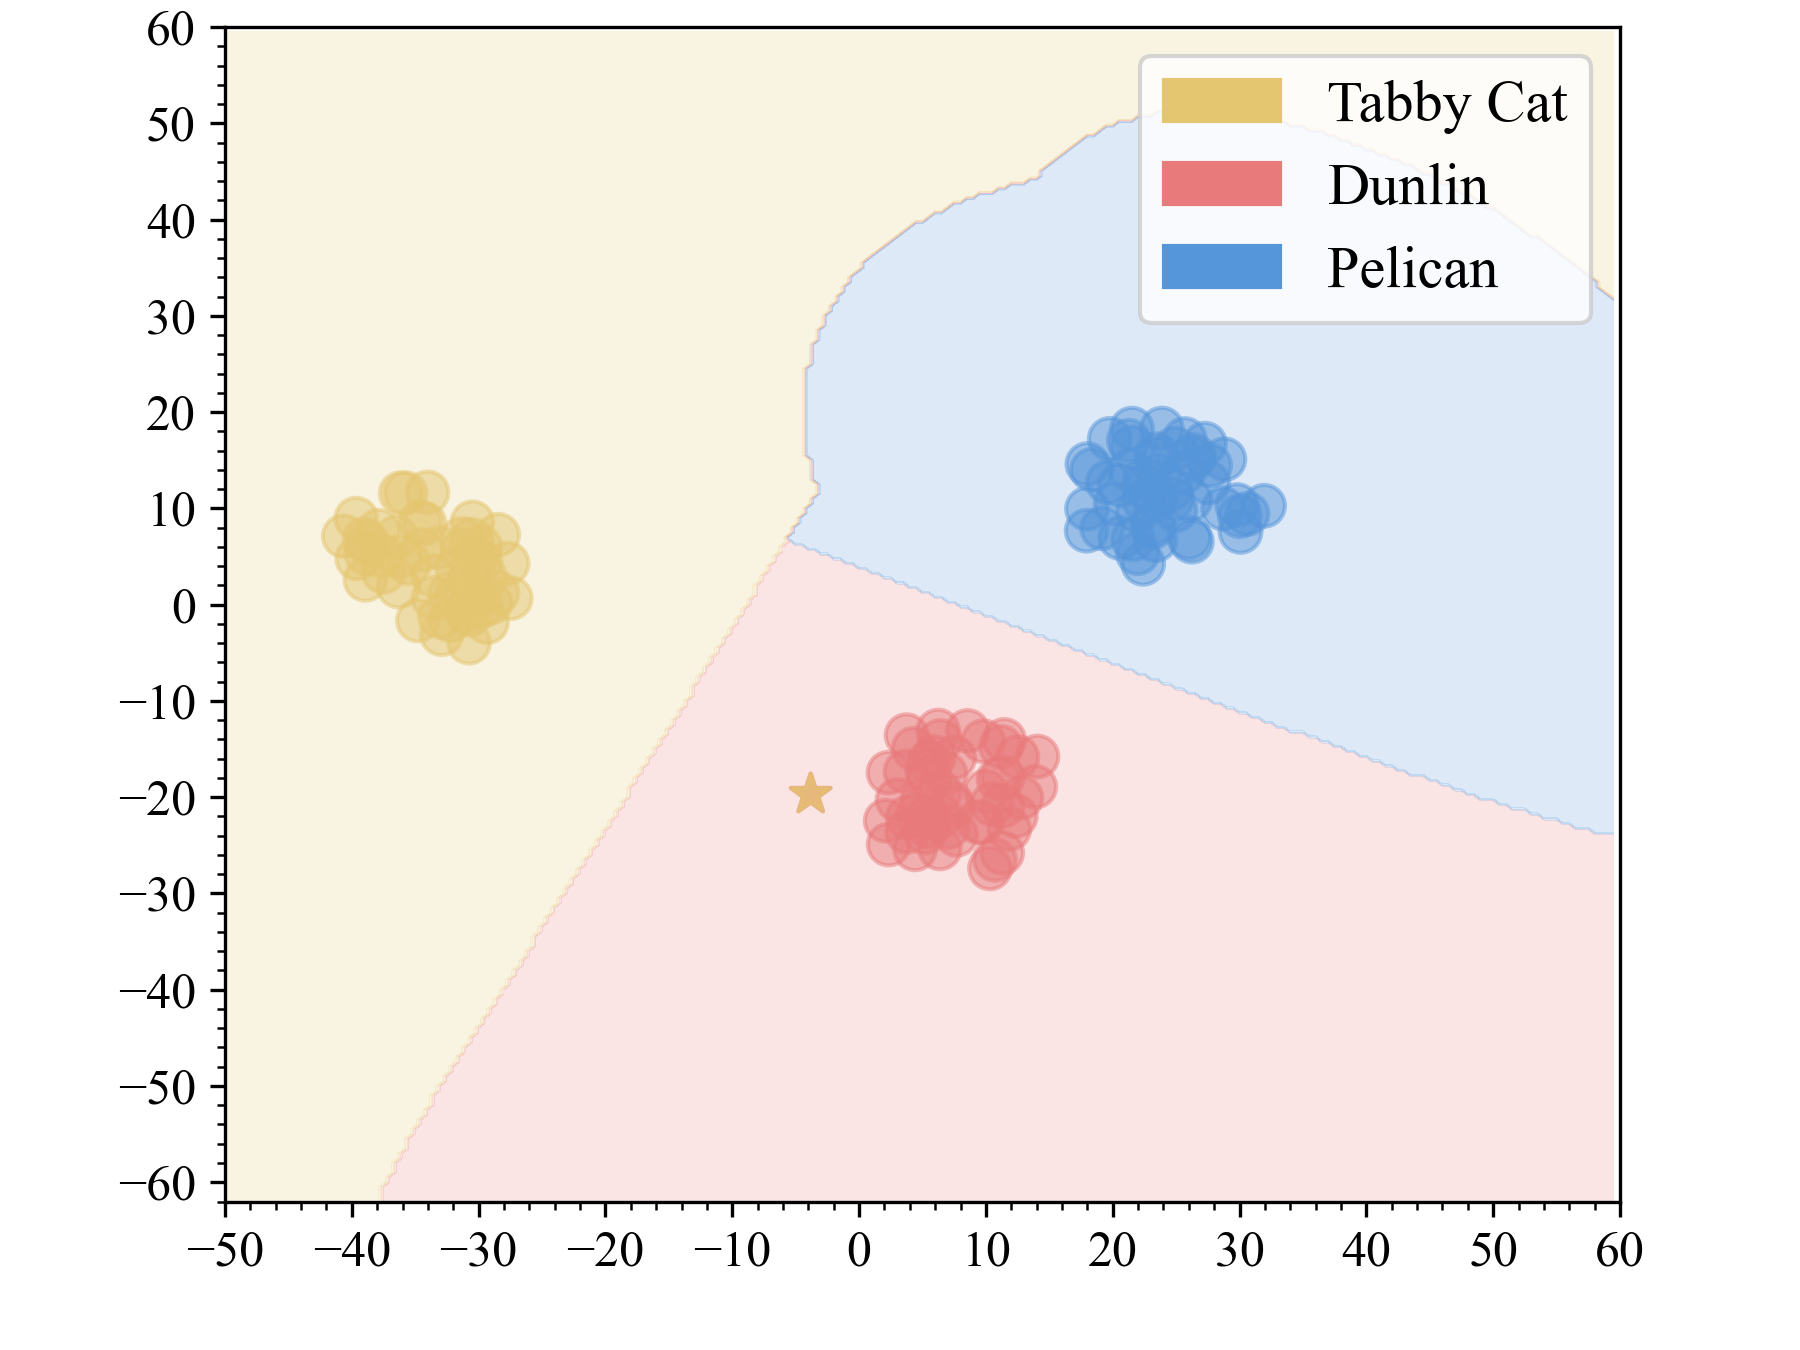

The Python source for this figure:
import numpy as np
import matplotlib.pyplot as plt
from sklearn.manifold import TSNE
from matplotlib import font_manager
import matplotlib.ticker as ticker
from sklearn.svm import SVC
from matplotlib.colors import ListedColormap
import matplotlib.patches as mpatches
import torch

clean_tabby_cat = np.load('/data1/fanghao/Visualization_Code-main/embddings/prompt_tabby_cat.npy')
poison_target_dunlin = np.load('/data1/fanghao/Visualization_Code-main/embddings/prompt_poison.npy')
# print(clean_images_one.shape)



font_path = '/data1/fanghao/Visualization_Code-main/visualize/Times/TIMES.TTF'
font_prop = font_manager.FontProperties(fname=font_path, size=14)

cls = 650
start = 35400

pelican = []
dunlin = []
tabby_cat = []

for i in range(50):
    # pelican_embedding = np.load('/data1/fanghao/Visualization_Code-main/embddings/pelican.npy')
    # pelican.append(pelican_embedding)
    # dunlin_embedding = np.load('/data1/fanghao/Visualization_Code-main/embddings/dunlin.npy')
    # dunlin.append(dunlin_embedding)
    # tabby_cat_embedding = np.load('/data1/fanghao/Visualization_Code-main/embddings/tabby_cat.npy')
    # tabby_cat.append(tabby_cat_embedding)
    pelican = np.load('/data1/fanghao/Visualization_Code-main/embddings/pelican.npy')
    dunlin = np.load('/data1/fanghao/Visualization_Code-main/embddings/dunlin.npy')
    tabby_cat = np.load('/data1/fanghao/Visualization_Code-main/embddings/tabby_cat.npy')
# print(type(pelican))
# pelican = torch.stack(pelican, dim=0).cpu()
# dunlin = torch.stack(dunlin, dim=0).cpu()
# tabby_cat = torch.stack(tabby_cat, dim=0).cpu()
dunlin = np.vstack((dunlin, poison_target_dunlin))
tabby_cat = np.vstack((tabby_cat, clean_tabby_cat))
# print(pelican.size()) # torch.Size([50, 1024])
# print(dunlin.size()) # torch.Size([50, 1024])
# print(tabby_cat.size()) # torch.Size([50, 1024])
# exit()
print(pelican.shape) # torch.Size([50, 1024])
print(dunlin.shape) # torch.Size([50, 1024])
print(tabby_cat.shape) # torch.Size([50, 1024])
cluster1 = np.array(pelican)
cluster2 = np.array(dunlin)
cluster3 = np.array(tabby_cat)

data = np.vstack((cluster1, cluster2, cluster3))

# labels = np.array([1] * 50 + [0] * 50 + [2] * 50)
labels_1 = np.array([0] * 50 + [1] * 51 + [2] * 51)
tsne = TSNE(n_components=2, perplexity=4, random_state=54)
data_2d = tsne.fit_transform(data)

model = SVC(kernel='rbf', decision_function_shape='ovo')
model.fit(data_2d, labels_1)

x_min = -50
x_max = 60
y_min = -62
y_max = 60

xx, yy = np.meshgrid(np.arange(x_min, x_max, 0.5), np.arange(y_min, y_max, 0.5))

Z = model.predict(np.c_[xx.ravel(), yy.ravel()])
Z = Z.reshape(xx.shape)


colors = np.array(["#5595da", "#e97a7b", "#e5c670"])
cmap_background = ListedColormap(colors)

labels_1 = np.array([0] * 50 + [1] * 51 + [2] * 51)
cluster_colors = colors[labels_1]
fig, ax = plt.subplots(figsize=(6, 4.5))
ax.set_xlim(x_min, x_max)
ax.set_ylim(y_min, y_max)
ax.contourf(xx, yy, Z, alpha=0.2, cmap=cmap_background)

colors = np.array(["#5595da", "#e97a7b", "#e5c670"])

markers = np.array(['o'] * 50 + ['o'] * 50 + ['*'] + ['o'] * 50 + ['*'])
for i, marker in enumerate(np.unique(markers)):
    mask = markers == marker
    if marker == 'o':
        ax.scatter(data_2d[mask, 0], data_2d[mask, 1], c=cluster_colors[mask], marker=marker, label=f"Cluster {i + 1}",
                   s=100, alpha=0.5)
    elif marker == '*':
        ax.scatter(data_2d[mask, 0], data_2d[mask, 1], c=cluster_colors[mask], marker=marker, label=f"Cluster {i + 1}",
                   s=100, alpha=0.7)


print(data_2d.shape) # (150, 2)

ax.xaxis.set_major_locator(ticker.MultipleLocator(10))
ax.xaxis.set_minor_locator(ticker.MultipleLocator(2))
ax.yaxis.set_major_locator(ticker.MultipleLocator(10))
ax.yaxis.set_minor_locator(ticker.MultipleLocator(2))

plt.xticks(fontproperties=font_prop, fontsize=12)
plt.yticks(fontproperties=font_prop, fontsize=12)
plt.subplots_adjust(top=0.98)  # 调整顶部边距

# plt.xlabel("t-SNE dim 1", fontproperties=font_prop, fontsize=16)
# plt.ylabel("t-SNE dim 2", fontproperties=font_prop, fontsize=16)

red_patch = mpatches.Patch(color=colors[0], label='Pelican')
green_patch = mpatches.Patch(color=colors[1], label='Dunlin')
blue_patch = mpatches.Patch(color=colors[2], label='Tabby Cat')
ax.legend(handles=[blue_patch, green_patch, red_patch], loc='upper right', prop=font_prop, fontsize=24)

plt.savefig("t_SNE.png", format="png", dpi=300)
